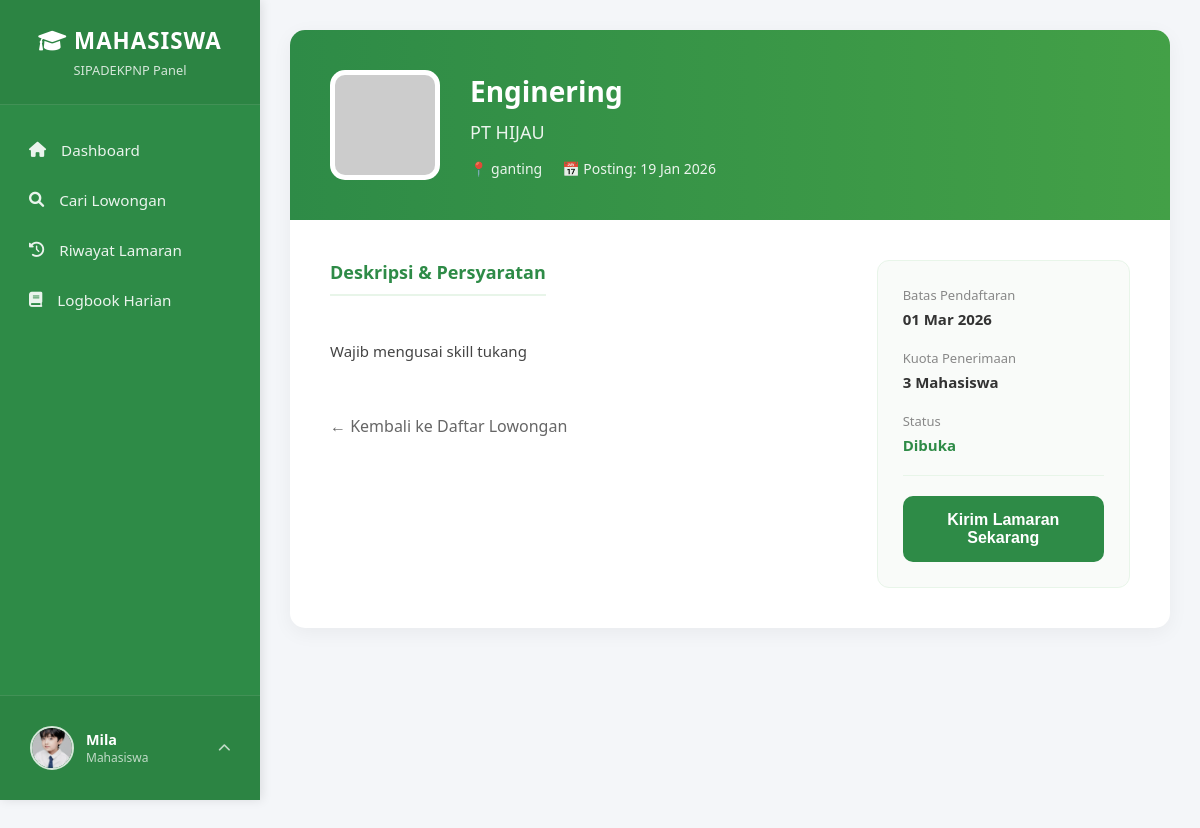
The page /mahasiswa/detail_lowongan.php?id=3 (signed in) on the database its author committed.
### tables this page shows
CREATE TABLE `lowongan` (
  `id_lowongan` int(11) NOT NULL,
  `id_perusahaan` int(11) NOT NULL,
  `judul_lowongan` varchar(150) NOT NULL,
  `kuota` int(11) NOT NULL,
  `id_jurusan` int(11) NOT NULL,
  `id_prodi` int(11) NOT NULL,
  `lokasi` varchar(159) NOT NULL,
  `status` enum('dibuka','ditutup','penuh') NOT NULL,
  `persyaratan` text NOT NULL,
  `tanggal_mulai` date NOT NULL,
  `tanggal_selesai` date NOT NULL,
  `created_at` timestamp NOT NULL DEFAULT current_timestamp(),
  `jenis_lowongan` varchar(50) DEFAULT 'Magang'
);

CREATE TABLE `perusahaan` (
  `id_perusahaan` int(11) NOT NULL,
  `id_user` int(11) NOT NULL,
  `nama_perusahaan` varchar(200) NOT NULL,
  `bidang` varchar(150) NOT NULL,
  `keterangan` text NOT NULL,
  `foto` varchar(255) NOT NULL,
  `email` varchar(150) NOT NULL,
  `no_hp` varchar(20) NOT NULL,
  `contact_person` varchar(200) NOT NULL,
  `alamat_perusahaan` text NOT NULL,
  `website` varchar(100) DEFAULT NULL,
  `is_registered` enum('no','yes') NOT NULL,
  `create_at` datetime NOT NULL,
  `deskripsi` text DEFAULT NULL
);

### config.php (called while the page is built, shortened)
<?php
$base_url = "http://localhost/MagangInAja/";

### mahasiswa/detail_lowongan.php (the view, shortened to what this page needs)
<?php
require_once '../templates/header_mahasiswa.php';
$id_lowongan = mysqli_real_escape_string($conn, $_GET['id']);
$id_mahasiswa_user = $_SESSION['user_id'];
$q_mhs = mysqli_query($conn, "SELECT id_mahasiswa FROM mahasiswa WHERE id_user = '$id_mahasiswa_user'");
$d_mhs = mysqli_fetch_assoc($q_mhs);
$id_mahasiswa = $d_mhs['id_mahasiswa'];
$query = "SELECT l.*, p.nama_perusahaan, p.foto, p.alamat_perusahaan as alamat_kantor, p.id_perusahaan
          FROM lowongan l
          JOIN perusahaan p ON l.id_perusahaan = p.id_perusahaan
          WHERE l.id_lowongan = '$id_lowongan'";
$result = mysqli_query($conn, $query);
$data = mysqli_fetch_assoc($result);
$cek_lamaran = mysqli_query($conn, "SELECT * FROM pengajuan
                                    WHERE id_mahasiswa = '$id_mahasiswa'
                                    AND status NOT IN ('ditolak', 'verifikasi_ditolak')");
$sedang_melamar = mysqli_num_rows($cek_lamaran) > 0;
$data_lamaran = mysqli_fetch_assoc($cek_lamaran);
?>
<link rel="stylesheet" href="<?= $base_url; ?>css/detail_lowongan.css">
<div class="main-content">
    <div class="detail-container">
        <div class="detail-header">
            <img src="<?= $base_url; ?>img/<?= $data['foto']; ?>"
                 onerror="this.src='https://ui-avatars.com/api/?name=<?= urlencode($data['nama_perusahaan']); ?>&background=fff&color=2E8B47'"
                 class="company-logo-large" alt="Logo">
            <div class="header-info">
                <h1><?= htmlspecialchars($data['judul_lowongan']); ?></h1>
                <h3><?= htmlspecialchars($data['nama_perusahaan']); ?></h3>
                <div class="header-meta">
                    <span>📍 <?= htmlspecialchars($data['lokasi']); ?></span>
                    <span>📅 Posting: <?= date('d M Y', strtotime($data['created_at'])); ?></span>
                </div>
            </div>
        </div>
        <div class="detail-body">
            <div class="main-info">
                <div class="section-title">Deskripsi & Persyaratan</div>
                <div class="description-box">
                    <?= nl2br(htmlspecialchars($data['persyaratan'])); ?>
                </div>
                <a href="lowongan.php" class="btn-back">← Kembali ke Daftar Lowongan</a>
            </div>
            <aside class="sidebar-box">
                <div class="info-item">
                    <label>Batas Pendaftaran</label>
                    <p><?= date('d M Y', strtotime($data['tanggal_selesai'])); ?></p>
                </div>
                <div class="info-item">
                    <label>Kuota Penerimaan</label>
                    <p><?= $data['kuota']; ?> Mahasiswa</p>
                </div>
                <div class="info-item">
                    <label>Status</label>
                    <p style="text-transform: capitalize; color: #2E8B47;"><?= $data['status']; ?></p>
                </div>
                <hr style="border: 0; border-top: 1px solid #e8f5e9; margin: 20px 0;">
                <?php if ($sedang_melamar): ?>
                    <button class="btn-disabled" disabled>
                        <?= ($data_lamaran['id_lowongan'] == $id_lowongan) ? 'Sudah Dilamar' : 'Lamaran Aktif Lain'; ?>
                    </button>
                <?php else: ?>
                    <?php if ($data['status'] == 'dibuka'): ?>
                        <form action="proses_lamar.php" method="POST" onsubmit="return confirm('Apakah Anda yakin ingin melamar posisi ini? Anda tidak bisa melamar di tempat lain setelah ini.');">
                            <button type="submit" name="lamar" class="btn-apply">Kirim Lamaran Sekarang</button>
                        </form>
                    <?php else: ?>
                        <button class="btn-disabled" disabled>Lowongan Ditutup</button>
                    <?php endif; ?>
                <?php endif; ?>
            </aside>
        </div>
    </div>
</div>
</body>
</html>

### css/mahasiswa.css (style rules this page uses)
:root { --primary-color: #2E8B47; --sidebar-width: 260px; --text-color: #333; --bg-color: #F4F6F9; }
body { margin: 0; padding: 0; font-family: 'Segoe UI', Tahoma, Geneva, Verdana, sans-serif; background-color: var(--bg-color); }
.main-content { margin-left: var(--sidebar-width); width: calc(100% - var(--sidebar-width)); padding: 30px; transition: all 0.3s ease-in-out; min-height: 100vh; }

### css/detail_lowongan.css (style rules this page uses)
.detail-container { background: white; border-radius: 15px; box-shadow: 0 5px 20px rgba(0,0,0,0.05); overflow: hidden; margin-bottom: 30px; }
.detail-header { background: linear-gradient(to right, #2E8B47, #43a047); padding: 40px; color: white; display: flex; align-items: center; gap: 30px; }
.company-logo-large { width: 100px; height: 100px; background: white; border-radius: 15px; padding: 5px; object-fit: contain; }
.header-info h1 { font-size: 28px; margin: 0 0 10px 0; font-weight: 700; }
.header-info h3 { margin: 0; font-size: 18px; opacity: 0.9; font-weight: 500; }
.header-meta { display: flex; gap: 20px; margin-top: 15px; font-size: 14px; opacity: 0.9; }
.header-meta span { display: flex; align-items: center; gap: 8px; }
.detail-body { padding: 40px; display: grid; grid-template-columns: 2fr 1fr; gap: 40px; }
.section-title { font-size: 18px; font-weight: 700; color: #2E8B47; margin-bottom: 15px; border-bottom: 2px solid #e8f5e9; padding-bottom: 10px; display: inline-block; }
.description-box { color: #444; line-height: 1.8; font-size: 15px; margin-bottom: 30px; white-space: pre-line; }
.sidebar-box { background: #f9fbf9; padding: 25px; border-radius: 12px; border: 1px solid #e8f5e9; }
.info-item { margin-bottom: 20px; }
.info-item label { display: block; font-size: 13px; color: #888; margin-bottom: 5px; }
.info-item p { margin: 0; font-weight: 600; color: #333; font-size: 15px; }
.btn-apply { display: block; width: 100%; padding: 15px; background: #2E8B47; color: white; text-align: center; border-radius: 10px; text-decoration: none; font-weight: 700; font-size: 16px; transition: 0.3s; border: none; cursor: pointer; }
.btn-back { display: inline-block; margin-top: 20px; color: #666; text-decoration: none; font-weight: 500; }

### rows shown on the page
lowongan: judul_lowongan "Enginering", id_perusahaan.nama_perusahaan "PT HIJAU", lokasi "ganting", created_at "19 Jan 2026", persyaratan "Wajib mengusai skill tukang", tanggal_selesai "01 Mar 2026", kuota "3", status "Dibuka"

### other values the page prints
$_SESSION['username'] "Mila"
